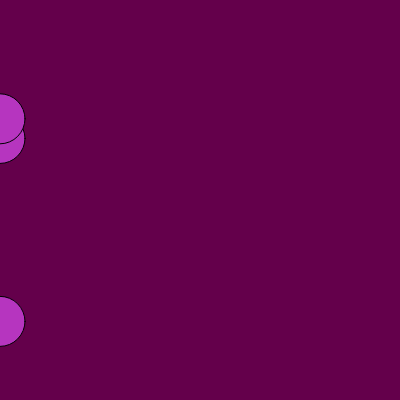
Frame 1 (no input)
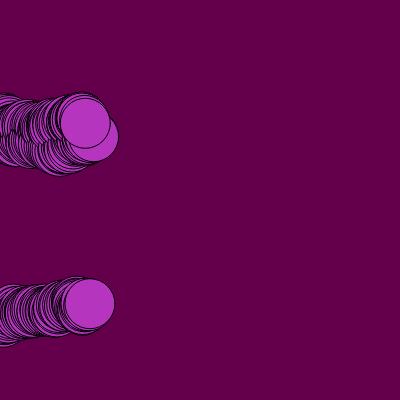
Frame 60 (no input)
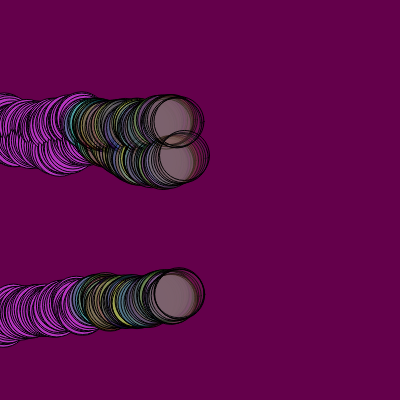
Frame 120 (the mouse pressed at the canvas centre since frame 60)

The p5.js sketch that drew these frames (run headless with seeded random() and noise() and a simulated clock; from frame 60 on, the mouse is pressed at the canvas centre):

// p5.js sketch
// ── sketch.js
let cor;
let circuloX // horizontal
let circuloY // vertical

function setup() {
  createCanvas(400, 400); // width x height
  background(color(100, 0, 75));
  cor = color(random(0, 255), random(0, 255), random(0, 255));
  circuloX = [0, 0, 0];
  circuloY= [random(height), random(height), random(height)];
  
}

function draw() {
  
  fill(cor);
  
  //console.log(circuloX.length);
  for(let contador in circuloX){
    console.log(contador);
  circle(circuloX[contador], circuloY[contador], 50);
  circuloX[contador] += random(0, 3);
  circuloY[contador] += random(-3, 3);
    
    if(circuloX[contador] >= width){
      circuloX[contador] = 0;
      circuloY[contador] = random(height);
    }
  }
    
  if(mouseIsPressed) {
  cor = color(random(0, 225), random(0, 225),random(0,225), random(0, 100));  
  }
    
}
